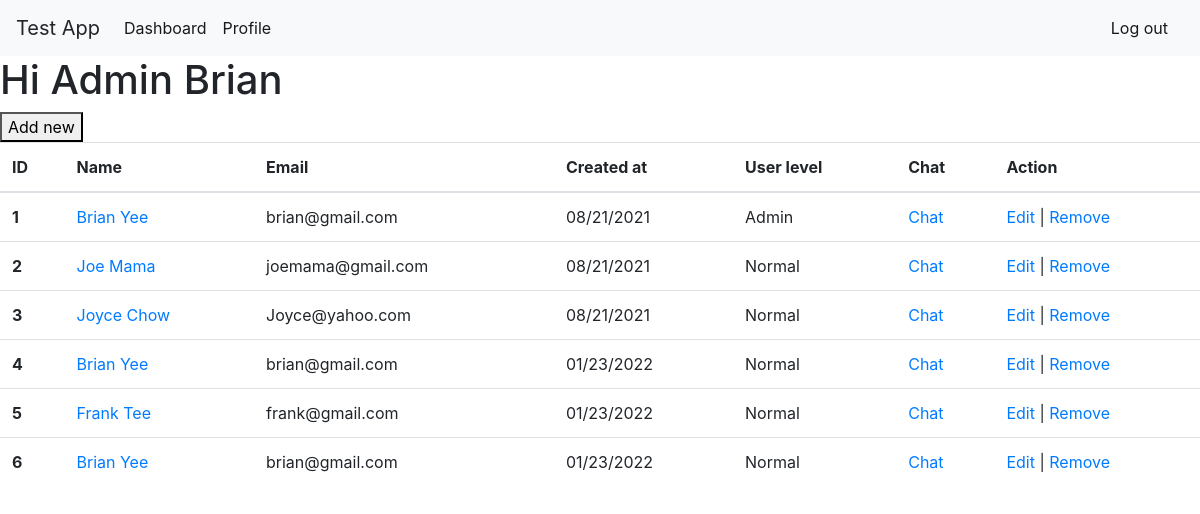
Before: /dashboard (signed in) with the older database file.
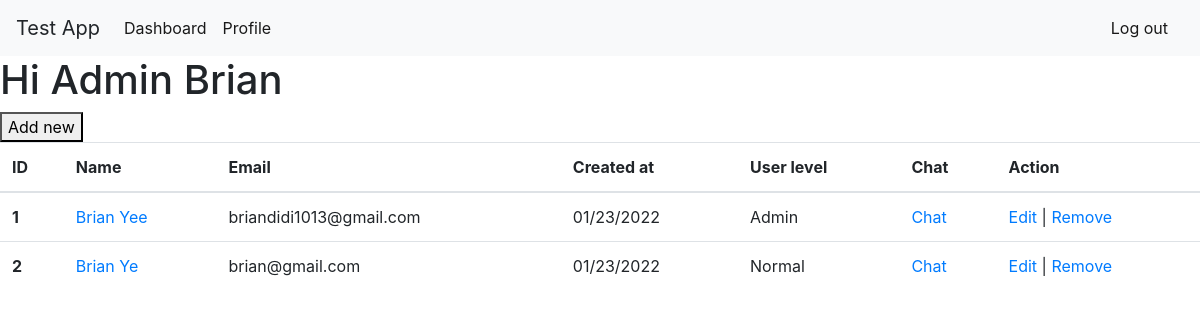
After: the same page with the newer database file.
### user/models.py (models this page shows)
class User(models.Model):
    user_level = models.IntegerField()
    email = models.CharField(max_length=255)
    first_name = models.CharField(max_length=50)
    last_name = models.CharField(max_length=50)
    password = models.CharField(max_length=60)
    description = models.TextField()
    created_at = models.DateTimeField(auto_now_add=True)
    updated_at = models.DateTimeField(auto_now=True)
    objects = UserManager()

### user/views.py (the view)
# urls.py: path('dashboard', views.dashboard),
def dashboard(request):
    context = {
        'account_user': User.objects.get(id=request.session['user_id']),
        'users': User.objects.all()
    }
    return render(request, 'dash.html', context)

### user/templates/dash.html (shortened to what this page needs)
<!DOCTYPE html>
<html>
<head>
    <link rel="stylesheet" href="https://stackpath.bootstrapcdn.com/bootstrap/4.3.1/css/bootstrap.min.css"
>
</head>
<body>
<nav class="navbar navbar-expand-lg navbar-light bg-light">
    <a class="navbar-brand">Test App</a>
    <div class="collapse navbar-collapse" id="navbarSupportedContent">
        <ul class="navbar-nav mr-auto">
            <li class="nav-item active">
                <a class="nav-link" href="/check_admin">Dashboard <span class="sr-only">(current)</span></a>
            </li>
            <li class="nav-item active">
                <a class="nav-link" href="/users/edit">Profile <span class="sr-only">(current)</span></a>
            </li>
        </ul>
        <form class="form-inline my-2 my-lg-0">
            <a class="nav-link" href="/logout"> Log out <span class="sr-only">(current)</span></a>
        </form>
    </div>
</nav>
{% if account_user.user_level > 5 %}
    <div class="heading">
        <h1>Hi Admin {{ account_user.first_name }}</h1>
        <form action="/new" method="POST">
            <button type="submit">Add new</button>
        </form>
    </div>
{% else %}
    <h1>Hi {{ account_user.first_name }}</h1>
{% endif %}
<table class="table">
    <thead>
    <tr>
        <th scope="col">ID</th>
        <th scope="col">Name</th>
        <th scope="col">Email</th>
        <th scope="col">Created at</th>
        <th scope="col">User level</th>
        <th scope="col">Chat</th>
        {% if account_user.user_level > 5 %}
            <th>Action</th>
        {% endif %}
    </tr>
    </thead>
    <tbody>
    {% for user in users %}
        <tr>
            <th scope="row">{{ user.id }}</th>
            <td><a href="/users/show/{{ user.id }}">{{ user.first_name }} {{ user.last_name }}</a></td>
            <td>{{ user.email }}</td>
            <td>{{ user.created_at|date:"SHORT_DATE_FORMAT" }}</td>
            {% if user.user_level > 5 %}
                <td>Admin</td>
            {% else %}
                <td>Normal</td>
            {% endif %}
            <td><a href="/users/{{ account_user.id }}/{{ user.id }}">Chat</a></td>
            {% if account_user.user_level > 5 %}
                <td><a href="/users/edit/{{ user.id }}">Edit</a> | <a href="/remove/{{ user.id }}">Remove</a></td>
            {% endif %}
        </tr>
    {% endfor %}
    </tbody>
</table>
</body>
</html>

### user/templates/dash.html (style rules this page uses)
.nav-link { text-decoration: none; color: rgba(0, 0, 0, .9); }

Changed rows visible on the page:
removed User: id "3", first_name "Joyce", last_name "Chow", email "Joyce@yahoo.com", created_at "08/21/2021", user_level "Normal"
removed User: id "4", first_name "Brian", last_name "Yee", email "brian@gmail.com", created_at "01/23/2022", user_level "Normal"
removed User: id "5", first_name "Frank", last_name "Tee", email "frank@gmail.com", created_at "01/23/2022", user_level "Normal"
removed User: id "6", first_name "Brian", last_name "Yee", email "brian@gmail.com", created_at "01/23/2022", user_level "Normal"
changed User "Yee": email "brian@gmail.com" → "briandidi1013@gmail.com"; created_at "08/21/2021" → "01/23/2022"
changed User id 2: first_name "Joe" → "Brian"; last_name "Mama" → "Ye"; email "joemama@gmail.com" → "brian@gmail.com"; created_at "08/21/2021" → "01/23/2022"
